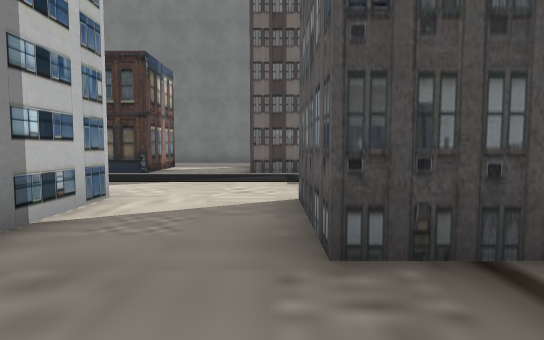
[1] (above)

24 first-person views from a walk through a scene from a Unity 3-D project. The camera is 1.4 m above the floor, tilts 4° down and sees 75° across. The floor is counted in squares, 2 m on a side. Each view is taken from the middle of a square. On the plan, view 1 faces up. The plan holds only what a view shows up to about 11 squares ahead; the rest is blank. The place goes on beyond the plan. Some surface patterns are stand-ins.

[2]
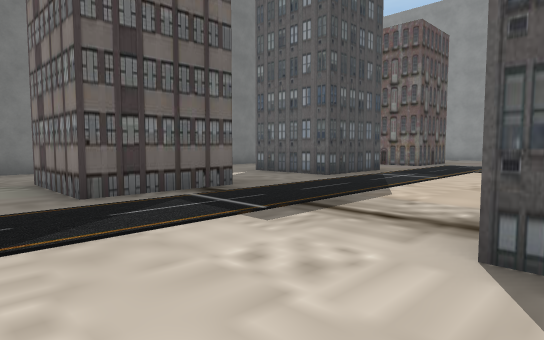

[3]
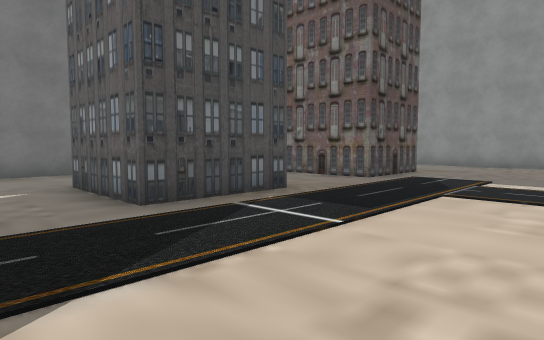

[4]
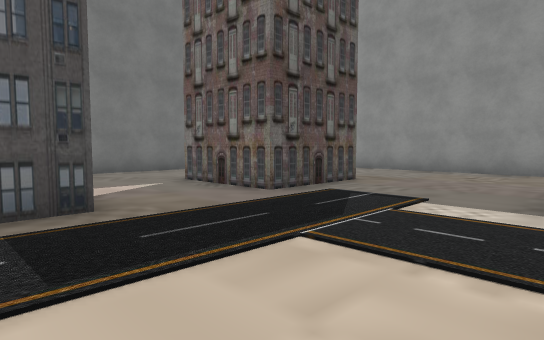

[5]
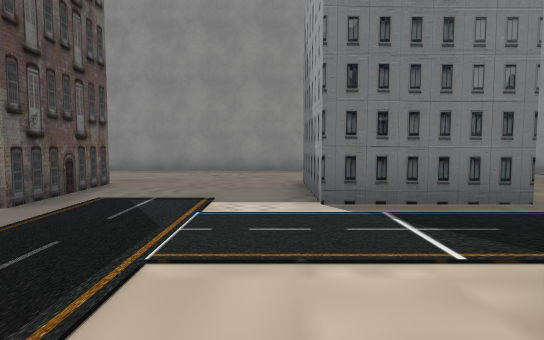

[6]
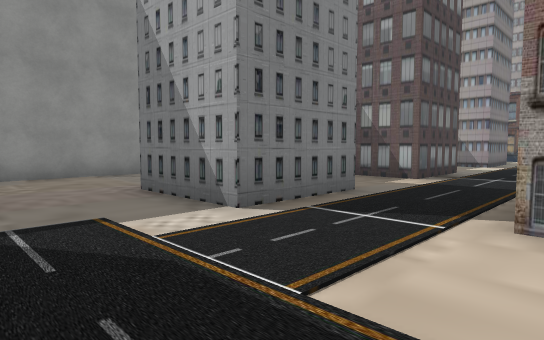

[7]
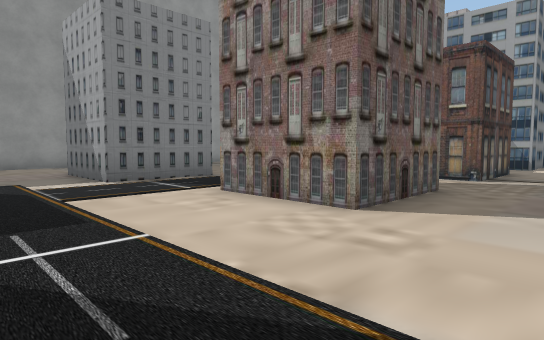

[8]
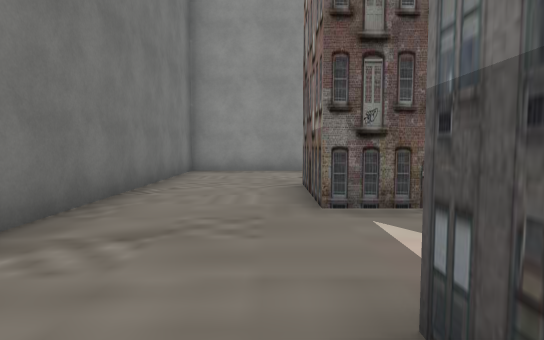

[9]
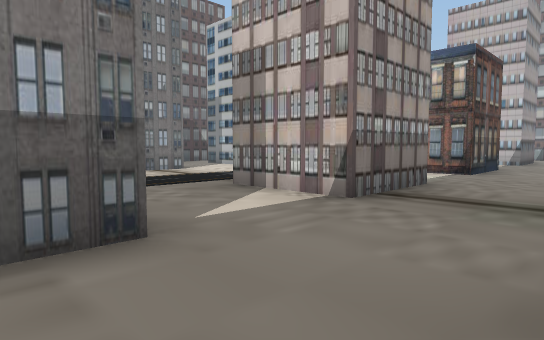

[10]
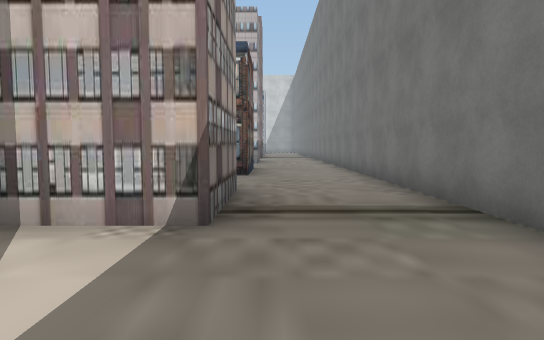

[11]
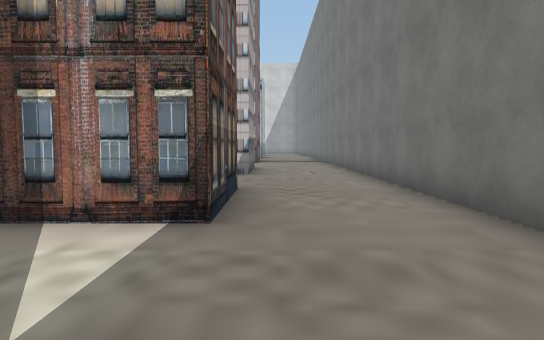

[12]
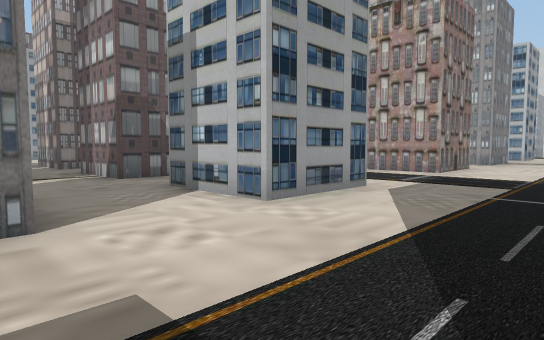

[13]
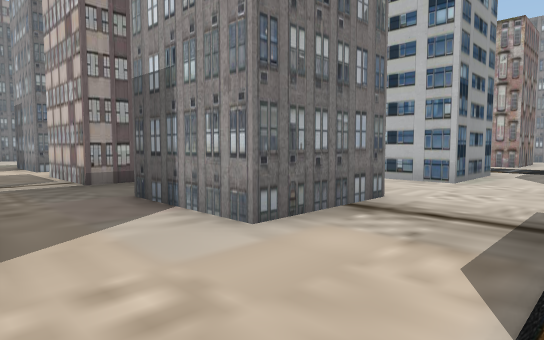

[14]
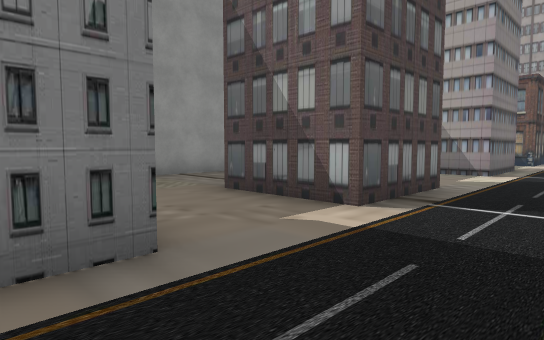

[15]
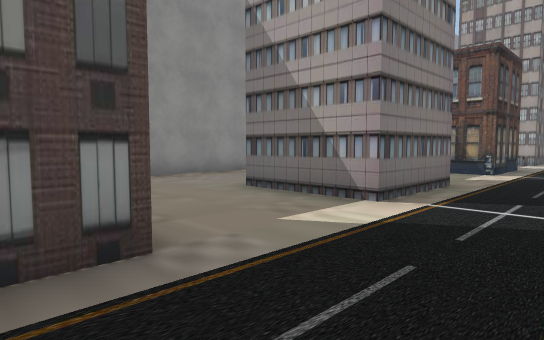

[16]
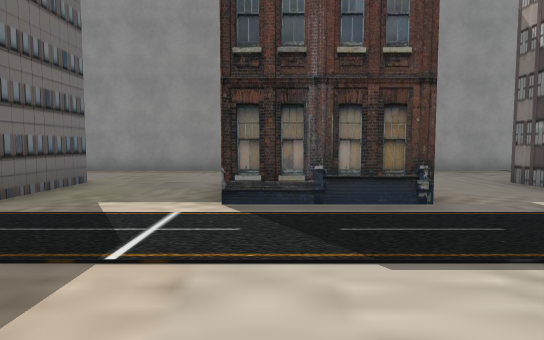

[17]
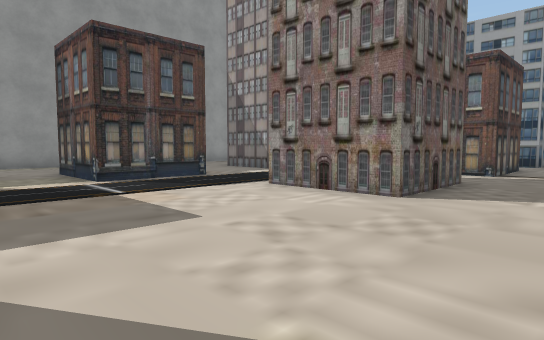

[18]
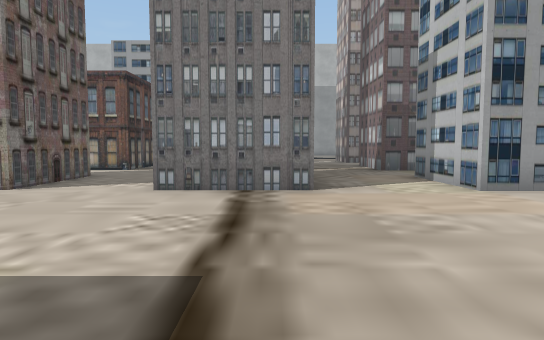

[19]
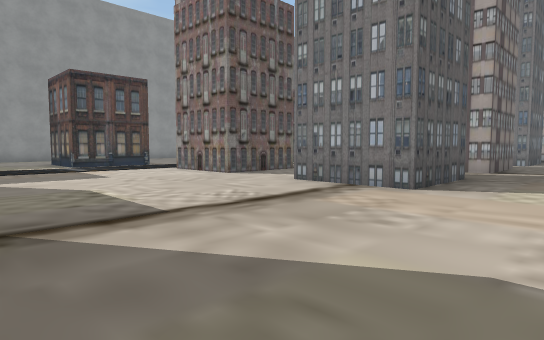

[20]
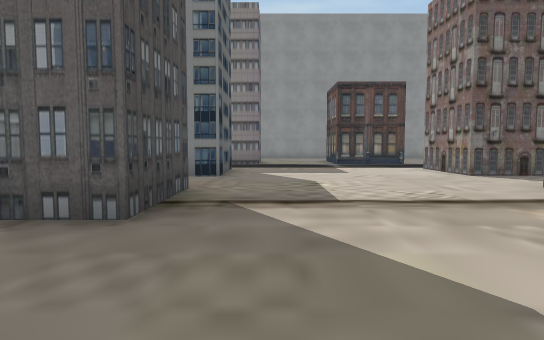

[21]
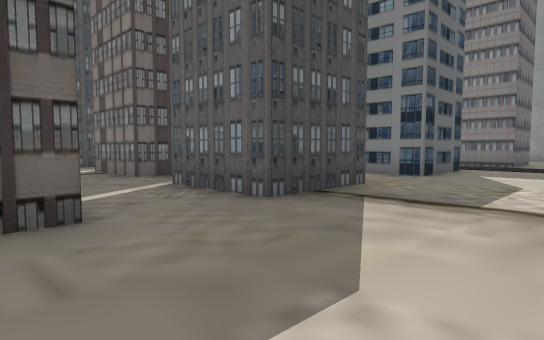

[22]
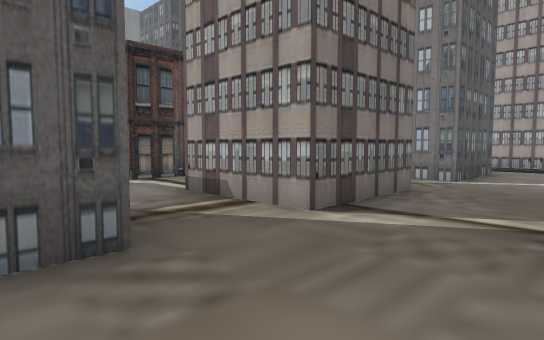

[23]
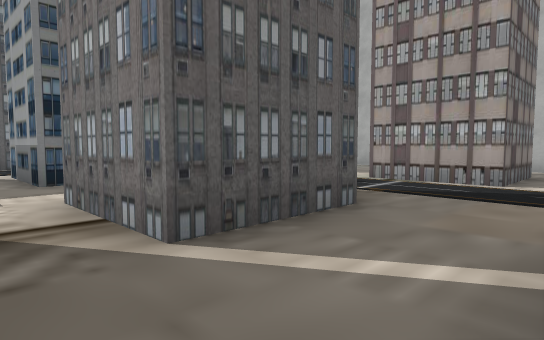

[24]
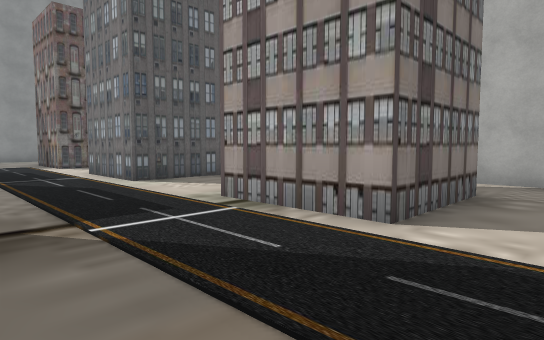

### Floor plan
Points are (right, up) in squares from view 1. A wall is a line through its corners. A room is listed if a view was taken in it or the views show most of it. See-through windows are left out.
Room 1 (views 1, 2, 3, 4, 5, 6, 7, 8, 9, 10, 11, 12, 13, 14, 15, 16, 17, 18, 19, 20, 21, 22, 23, 24)
walls: (2.9, -6.6) (0.4, -6.6) (0.4, -4.1); (-1.9, -6.6) (-2.6, -6.6); (2.4, -4.1) (2.8, -4.1) (2.8, -6.4); (1.4, -2.4) (0.4, -2.4) (0.4, 0.2); (-2.6, -4.1) (-2, -4.1) (-2, -4.6); (5.1, -2.5) (5.1, 0.1) (5.9, 0.1); (7.5, -6.8) (4.8, -6.8) (4.8, -4.3) (5.5, -4.3); (-3.2, -12.5) (-2.2, -12.5) (-2.2, -15); (1.9, 0.1) (2.8, 0.1) (2.8, -2.4); (0.4, -15) (0.4, -12.5) (2.9, -12.5); (-3.2, 0.4) (-2.2, 0.4) (-2.2, -2.2); (5.1, -15.1) (5.1, -12.5) (7.6, -12.5); (10.1, -7.6) (10.1, -5) (12.8, -5); (1.8, 2.1) (0.4, 2.1) (0.4, 4.6) (2.8, 4.6) (2.8, 2); (5.1, 2) (5.1, 4.6) (7.6, 4.6); (10.1, -2.1) (10.1, 0.4) (12.8, 0.4); (-3, -16.8) (-2.2, -16.8) (-2.2, -18); (10.1, -13) (10.1, -10.4) (12.8, -10.4); (12.8, -7.5) (10.5, -7.5); (0.4, -19.5) (0.4, -17) (2.9, -17); (10.6, -15.5) (12.8, -15.5); (-4.8, 4.6) (-2.2, 4.6) (-2.2, 2.1); (5.1, -19.5) (5.1, -17) (6.1, -17); (10.1, 2.9) (10.1, 5.4) (12.8, 5.4); (15.7, -10.9) (15.7, -4.8); (4.8, -21.9) (4.8, -21.4) (7.5, -21.4); (15.7, -2) (15.7, 0.1); (1.9, 8.9) (-0.6, 8.9) (-0.6, 11.4) (1.9, 11.4) (1.9, 8.9); (-11.1, 4.6) (-8.6, 4.6) (-8.6, 2.4); (0.4, -23.8) (0.4, -21.2) (2.9, -21.2); (7.4, 8.9) (4.8, 8.9) (4.8, 11.4) (7.4, 11.4); (15.7, -17.6) (15.7, -15.4); (15.7, 3.9) (15.7, 14.2) (8.8, 14.2); (-5.8, 11.4) (-3.1, 11.4) (-3.1, 8.9) (-4.2, 8.9); (12.5, 8.9) (9.9, 8.9) (9.9, 11.4) (12.4, 11.4); (2.2, 14.2) (-11, 14.2); (5.6, 14.2) (4.1, 14.2); (-10.5, 11.4) (-8.5, 11.4); (4.8, -29.1) (4.8, -27) (7.4, -27); (-0.6, -29.5) (-0.6, -27) (2, -27); (9.9, -27.8) (9.9, -27) (10.6, -27)

Positions as (right, up) in squares from view 1, and headings:
1: (0, 0), facing up
2: (-2, 4), facing up-right
3: (3, 5), facing up-right
4: (6, 5), facing up-right
5: (6, 6), facing right
6: (7, 8), facing down-right
7: (3, 8), facing down-right
8: (6, 12), facing right
9: (6, 14), facing down-left
10: (5, 12), facing left
11: (0, 12), facing left
12: (1, 8), facing down-left
13: (5, 7), facing down-left
14: (8, 4), facing down-right
15: (8, -1), facing down-right
16: (6, -11), facing right
17: (3, -8), facing down-right
18: (1, -7), facing down
19: (-2, -7), facing down-right
20: (-3, -8), facing right
21: (-3, -10), facing up-right
22: (-2, -14), facing down-right
23: (-2, -20), facing down-right
24: (-2, -24), facing down-right
